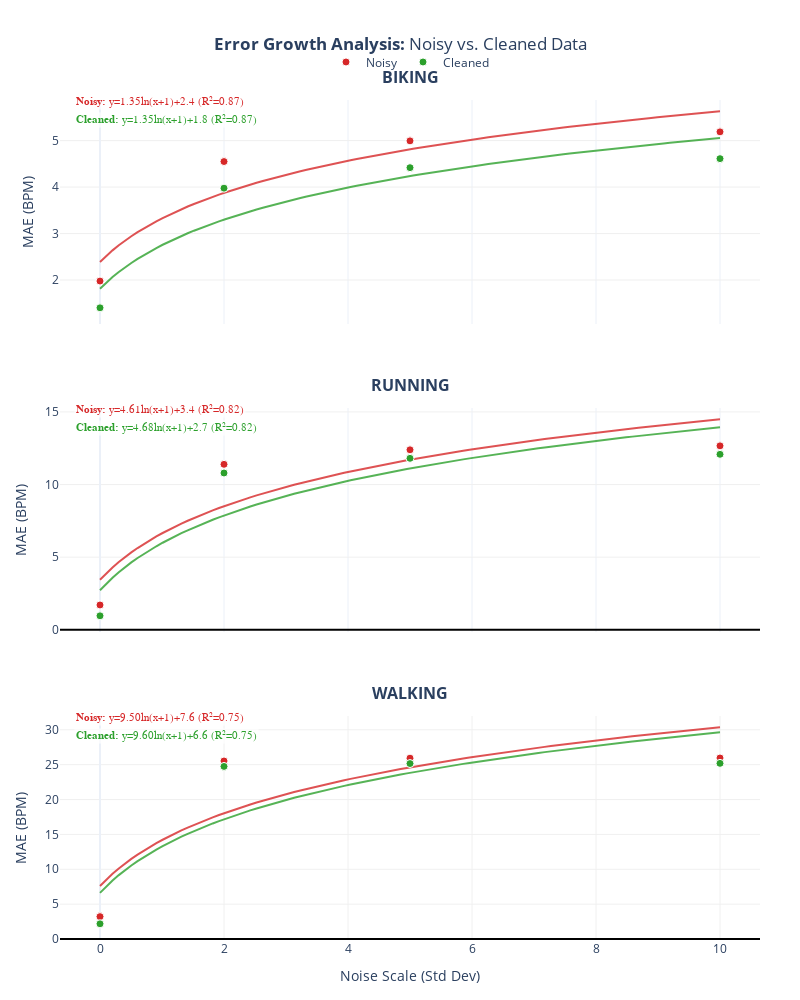

The notebook cell this image was saved under:
### Code cell
# %%
df_res = pd.DataFrame(results_log)
fig_mae = make_subplots(
    rows=3, cols=1,
    subplot_titles=[f"<b>{s.upper()}</b>" for s in SPORTS],
    vertical_spacing=0.1,
    shared_xaxes=True
)

def add_traces_and_formulas(df_variant, name, color, row, show_legend):
    if df_variant.empty:
        return
    
    df_v = df_variant.sort_values("Scale")
    x, y = df_v["Scale"].values, df_v["MAE"].values
    
    fig_mae.add_trace(go.Scatter(
        x=x, y=y, mode='markers', name=name,
        marker=dict(color=color, size=8, line=dict(width=1, color='white')),
        showlegend=show_legend, legendgroup=name
    ), row=row, col=1)
    
    if len(x) >= 2:
        x_log = np.log1p(x).reshape(-1, 1)
        model = LinearRegression().fit(x_log, y)
        a, b = model.coef_[0], model.intercept_
        
        x_range = np.linspace(0, 10, 100)
        y_range = model.predict(np.log1p(x_range).reshape(-1, 1))
        fig_mae.add_trace(go.Scatter(
            x=x_range, y=y_range, mode='lines', name=f"{name} Fit",
            line=dict(color=color, width=2), opacity=0.8,
            showlegend=False, legendgroup=name, hoverinfo="skip"
        ), row=row, col=1)
        
        y_offset = 0.95 if name == "Noisy" else 0.82
        x_ref = "x domain" if row == 1 else f"x{row} domain"
        y_ref = "y domain" if row == 1 else f"y{row} domain"
        
        fig_mae.add_annotation(
            x=0.02, y=y_offset, xref=x_ref, yref=y_ref,
            text=f"<b>{name}:</b> y={a:.2f}ln(x+1)+{b:.1f}",
            showarrow=False, font=dict(size=11, color=color),
            bgcolor="rgba(255,255,255,0.7)"
        )

for i, sport in enumerate(SPORTS):
    row = i + 1
    sport_data = df_res[df_res["Sport"] == sport]
    try:
        baseline_val = sport_data[(sport_data["Scale"] == 0) & (sport_data["Variant"] == "Uncleaned")]["MAE"].values[0]
        fig_mae.add_hline(y=baseline_val, line_dash="dash", line_color="royalblue", row=row, col=1)
    except (IndexError, KeyError):
        pass
    
    add_traces_and_formulas(sport_data[sport_data["Variant"] == "Uncleaned"], "Noisy", "#d62728", row, i == 0)
    add_traces_and_formulas(sport_data[sport_data["Variant"] == "Cleaned"], "Cleaned", "#2ca02c", row, i == 0)

fig_mae.show()

### Figure 1 — Plotly figure (JSON) as saved in the notebook; plotly's stock layout.template omitted (floating-point values rounded to 4 significant figures)
{"data": [{"legendgroup": "Noisy", "marker": {"color": "#d62728", "line": {"color": "white", "width": 1}, "size": 8}, "mode": "markers", "name": "Noisy", "showlegend": true, "type": "scatter", "x": [0, 2, 5, 10], "xaxis": "x", "y": [1.978, 4.549, 4.994, 5.188], "yaxis": "y"}, {"hoverinfo": "skip", "legendgroup": "Noisy", "line": {"color": "#d62728", "width": 2}, "mode": "lines", "name": "Noisy Fit", "opacity": 0.8, "showlegend": false, "type": "scatter", "x": [0.0, 0.101, 0.202, 0.303, 0.404, 0.5051, 0.6061, 0.7071, 0.8081, 0.9091, 1.01, 1.111, 1.212, 1.313, 1.414, 1.515, 1.616, 1.717, 1.818, 1.919, 2.02, 2.121, 2.222, 2.323, 2.424, 2.525, 2.626, 2.727, 2.828, 2.929, 3.03, 3.131, 3.232, 3.333, 3.434, 3.535, 3.636, 3.737, 3.838, 3.939, 4.04, 4.141, 4.242, 4.343, 4.444, 4.545, 4.646, 4.747, 4.848, 4.949, 5.051, 5.152, 5.253, 5.354, 5.455, 5.556, 5.657, 5.758, 5.859, 5.96, 6.061, 6.162, 6.263, 6.364, 6.465, 6.566, 6.667, 6.768, 6.869, 6.97, 7.071, 7.172, 7.273, 7.374, 7.475, 7.576, 7.677, 7.778, 7.879, 7.98, 8.081, 8.182, 8.283, 8.384, 8.485, 8.586, 8.687, 8.788, 8.889, 8.99, 9.091, 9.192, 9.293, 9.394, 9.495, 9.596, 9.697, 9.798, 9.899, 10.0], "xaxis": "x", "y": [2.389, 2.519, 2.638, 2.747, 2.848, 2.942, 3.03, 3.112, 3.19, 3.264, 3.333, 3.4, 3.463, 3.523, 3.581, 3.637, 3.69, 3.741, 3.79, 3.838, 3.884, 3.929, 3.972, 4.013, 4.054, 4.093, 4.131, 4.169, 4.205, 4.24, 4.274, 4.308, 4.34, 4.372, 4.403, 4.434, 4.464, 4.493, 4.521, 4.549, 4.577, 4.604, 4.63, 4.656, 4.681, 4.706, 4.73, 4.754, 4.778, 4.801, 4.824, 4.846, 4.868, 4.89, 4.911, 4.932, 4.953, 4.973, 4.993, 5.013, 5.033, 5.052, 5.071, 5.089, 5.108, 5.126, 5.144, 5.162, 5.179, 5.196, 5.213, 5.23, 5.247, 5.263, 5.279, 5.295, 5.311, 5.327, 5.342, 5.358, 5.373, 5.388, 5.403, 5.417, 5.432, 5.446, 5.46, 5.474, 5.488, 5.502, 5.515, 5.529, 5.542, 5.555, 5.569, 5.582, 5.594, 5.607, 5.62, 5.632], "yaxis": "y"}, {"legendgroup": "Cleaned", "marker": {"color": "#2ca02c", "line": {"color": "white", "width": 1}, "size": 8}, "mode": "markers", "name": "Cleaned", "showlegend": true, "type": "scatter", "x": [0, 2, 5, 10], "xaxis": "x", "y": [1.403, 3.976, 4.417, 4.611], "yaxis": "y"}, {"hoverinfo": "skip", "legendgroup": "Cleaned", "line": {"color": "#2ca02c", "width": 2}, "mode": "lines", "name": "Cleaned Fit", "opacity": 0.8, "showlegend": false, "type": "scatter", "x": [0.0, 0.101, 0.202, 0.303, 0.404, 0.5051, 0.6061, 0.7071, 0.8081, 0.9091, 1.01, 1.111, 1.212, 1.313, 1.414, 1.515, 1.616, 1.717, 1.818, 1.919, 2.02, 2.121, 2.222, 2.323, 2.424, 2.525, 2.626, 2.727, 2.828, 2.929, 3.03, 3.131, 3.232, 3.333, 3.434, 3.535, 3.636, 3.737, 3.838, 3.939, 4.04, 4.141, 4.242, 4.343, 4.444, 4.545, 4.646, 4.747, 4.848, 4.949, 5.051, 5.152, 5.253, 5.354, 5.455, 5.556, 5.657, 5.758, 5.859, 5.96, 6.061, 6.162, 6.263, 6.364, 6.465, 6.566, 6.667, 6.768, 6.869, 6.97, 7.071, 7.172, 7.273, 7.374, 7.475, 7.576, 7.677, 7.778, 7.879, 7.98, 8.081, 8.182, 8.283, 8.384, 8.485, 8.586, 8.687, 8.788, 8.889, 8.99, 9.091, 9.192, 9.293, 9.394, 9.495, 9.596, 9.697, 9.798, 9.899, 10.0], "xaxis": "x", "y": [1.815, 1.945, 2.063, 2.173, 2.273, 2.367, 2.455, 2.538, 2.615, 2.689, 2.759, 2.825, 2.888, 2.948, 3.006, 3.062, 3.115, 3.166, 3.215, 3.263, 3.309, 3.353, 3.396, 3.438, 3.479, 3.518, 3.556, 3.593, 3.629, 3.665, 3.699, 3.732, 3.765, 3.797, 3.828, 3.859, 3.888, 3.917, 3.946, 3.974, 4.001, 4.028, 4.054, 4.08, 4.105, 4.13, 4.155, 4.179, 4.202, 4.225, 4.248, 4.271, 4.293, 4.314, 4.336, 4.357, 4.377, 4.398, 4.418, 4.437, 4.457, 4.476, 4.495, 4.514, 4.532, 4.55, 4.568, 4.586, 4.603, 4.621, 4.638, 4.654, 4.671, 4.687, 4.704, 4.72, 4.735, 4.751, 4.767, 4.782, 4.797, 4.812, 4.827, 4.841, 4.856, 4.87, 4.884, 4.898, 4.912, 4.926, 4.94, 4.953, 4.966, 4.98, 4.993, 5.006, 5.018, 5.031, 5.044, 5.056], "yaxis": "y"}, {"legendgroup": "Noisy", "marker": {"color": "#d62728", "line": {"color": "white", "width": 1}, "size": 8}, "mode": "markers", "name": "Noisy", "showlegend": false, "type": "scatter", "x": [0, 2, 5, 10], "xaxis": "x2", "y": [1.709, 11.39, 12.39, 12.66], "yaxis": "y2"}, {"hoverinfo": "skip", "legendgroup": "Noisy", "line": {"color": "#d62728", "width": 2}, "mode": "lines", "name": "Noisy Fit", "opacity": 0.8, "showlegend": false, "type": "scatter", "x": [0.0, 0.101, 0.202, 0.303, 0.404, 0.5051, 0.6061, 0.7071, 0.8081, 0.9091, 1.01, 1.111, 1.212, 1.313, 1.414, 1.515, 1.616, 1.717, 1.818, 1.919, 2.02, 2.121, 2.222, 2.323, 2.424, 2.525, 2.626, 2.727, 2.828, 2.929, 3.03, 3.131, 3.232, 3.333, 3.434, 3.535, 3.636, 3.737, 3.838, 3.939, 4.04, 4.141, 4.242, 4.343, 4.444, 4.545, 4.646, 4.747, 4.848, 4.949, 5.051, 5.152, 5.253, 5.354, 5.455, 5.556, 5.657, 5.758, 5.859, 5.96, 6.061, 6.162, 6.263, 6.364, 6.465, 6.566, 6.667, 6.768, 6.869, 6.97, 7.071, 7.172, 7.273, 7.374, 7.475, 7.576, 7.677, 7.778, 7.879, 7.98, 8.081, 8.182, 8.283, 8.384, 8.485, 8.586, 8.687, 8.788, 8.889, 8.99, 9.091, 9.192, 9.293, 9.394, 9.495, 9.596, 9.697, 9.798, 9.899, 10.0], "xaxis": "x2", "y": [3.444, 3.888, 4.292, 4.664, 5.009, 5.329, 5.628, 5.909, 6.174, 6.425, 6.662, 6.888, 7.104, 7.31, 7.507, 7.696, 7.877, 8.052, 8.22, 8.382, 8.539, 8.691, 8.838, 8.98, 9.118, 9.252, 9.382, 9.509, 9.632, 9.752, 9.869, 9.983, 10.09, 10.2, 10.31, 10.41, 10.51, 10.61, 10.71, 10.81, 10.9, 10.99, 11.08, 11.17, 11.26, 11.34, 11.42, 11.5, 11.59, 11.66, 11.74, 11.82, 11.89, 11.97, 12.04, 12.11, 12.18, 12.25, 12.32, 12.39, 12.45, 12.52, 12.58, 12.65, 12.71, 12.77, 12.83, 12.89, 12.95, 13.01, 13.07, 13.13, 13.18, 13.24, 13.29, 13.35, 13.4, 13.46, 13.51, 13.56, 13.61, 13.66, 13.71, 13.76, 13.81, 13.86, 13.91, 13.96, 14.01, 14.05, 14.1, 14.15, 14.19, 14.24, 14.28, 14.32, 14.37, 14.41, 14.45, 14.5], "yaxis": "y2"}, {"legendgroup": "Cleaned", "marker": {"color": "#2ca02c", "line": {"color": "white", "width": 1}, "size": 8}, "mode": "markers", "name": "Cleaned", "showlegend": false, "type": "scatter", "x": [0, 2, 5, 10], "xaxis": "x2", "y": [0.9635, 10.79, 11.8, 12.08], "yaxis": "y2"}, {"hoverinfo": "skip", "legendgroup": "Cleaned", "line": {"color": "#2ca02c", "width": 2}, "mode": "lines", "name": "Cleaned Fit", "opacity": 0.8, "showlegend": false, "type": "scatter", "x": [0.0, 0.101, 0.202, 0.303, 0.404, 0.5051, 0.6061, 0.7071, 0.8081, 0.9091, 1.01, 1.111, 1.212, 1.313, 1.414, 1.515, 1.616, 1.717, 1.818, 1.919, 2.02, 2.121, 2.222, 2.323, 2.424, 2.525, 2.626, 2.727, 2.828, 2.929, 3.03, 3.131, 3.232, 3.333, 3.434, 3.535, 3.636, 3.737, 3.838, 3.939, 4.04, 4.141, 4.242, 4.343, 4.444, 4.545, 4.646, 4.747, 4.848, 4.949, 5.051, 5.152, 5.253, 5.354, 5.455, 5.556, 5.657, 5.758, 5.859, 5.96, 6.061, 6.162, 6.263, 6.364, 6.465, 6.566, 6.667, 6.768, 6.869, 6.97, 7.071, 7.172, 7.273, 7.374, 7.475, 7.576, 7.677, 7.778, 7.879, 7.98, 8.081, 8.182, 8.283, 8.384, 8.485, 8.586, 8.687, 8.788, 8.889, 8.99, 9.091, 9.192, 9.293, 9.394, 9.495, 9.596, 9.697, 9.798, 9.899, 10.0], "xaxis": "x2", "y": [2.726, 3.177, 3.587, 3.964, 4.314, 4.639, 4.942, 5.228, 5.497, 5.751, 5.992, 6.221, 6.44, 6.649, 6.849, 7.04, 7.224, 7.402, 7.572, 7.737, 7.896, 8.05, 8.199, 8.343, 8.483, 8.619, 8.751, 8.88, 9.005, 9.127, 9.245, 9.361, 9.474, 9.585, 9.692, 9.798, 9.901, 10.0, 10.1, 10.2, 10.29, 10.38, 10.48, 10.56, 10.65, 10.74, 10.82, 10.91, 10.99, 11.07, 11.15, 11.22, 11.3, 11.37, 11.45, 11.52, 11.59, 11.66, 11.73, 11.8, 11.87, 11.93, 12.0, 12.06, 12.13, 12.19, 12.25, 12.31, 12.37, 12.43, 12.49, 12.55, 12.61, 12.67, 12.72, 12.78, 12.83, 12.89, 12.94, 12.99, 13.04, 13.1, 13.15, 13.2, 13.25, 13.3, 13.35, 13.4, 13.44, 13.49, 13.54, 13.58, 13.63, 13.68, 13.72, 13.77, 13.81, 13.85, 13.9, 13.94], "yaxis": "y2"}, {"legendgroup": "Noisy", "marker": {"color": "#d62728", "line": {"color": "white", "width": 1}, "size": 8}, "mode": "markers", "name": "Noisy", "showlegend": false, "type": "scatter", "x": [0, 2, 5, 10], "xaxis": "x3", "y": [3.209, 25.53, 25.93, 25.96], "yaxis": "y3"}, {"hoverinfo": "skip", "legendgroup": "Noisy", "line": {"color": "#d62728", "width": 2}, "mode": "lines", "name": "Noisy Fit", "opacity": 0.8, "showlegend": false, "type": "scatter", "x": [0.0, 0.101, 0.202, 0.303, 0.404, 0.5051, 0.6061, 0.7071, 0.8081, 0.9091, 1.01, 1.111, 1.212, 1.313, 1.414, 1.515, 1.616, 1.717, 1.818, 1.919, 2.02, 2.121, 2.222, 2.323, 2.424, 2.525, 2.626, 2.727, 2.828, 2.929, 3.03, 3.131, 3.232, 3.333, 3.434, 3.535, 3.636, 3.737, 3.838, 3.939, 4.04, 4.141, 4.242, 4.343, 4.444, 4.545, 4.646, 4.747, 4.848, 4.949, 5.051, 5.152, 5.253, 5.354, 5.455, 5.556, 5.657, 5.758, 5.859, 5.96, 6.061, 6.162, 6.263, 6.364, 6.465, 6.566, 6.667, 6.768, 6.869, 6.97, 7.071, 7.172, 7.273, 7.374, 7.475, 7.576, 7.677, 7.778, 7.879, 7.98, 8.081, 8.182, 8.283, 8.384, 8.485, 8.586, 8.687, 8.788, 8.889, 8.99, 9.091, 9.192, 9.293, 9.394, 9.495, 9.596, 9.697, 9.798, 9.899, 10.0], "xaxis": "x3", "y": [7.601, 8.515, 9.349, 10.11, 10.82, 11.48, 12.1, 12.68, 13.23, 13.74, 14.23, 14.7, 15.14, 15.56, 15.97, 16.36, 16.73, 17.09, 17.44, 17.77, 18.1, 18.41, 18.71, 19.01, 19.29, 19.57, 19.83, 20.09, 20.35, 20.6, 20.84, 21.07, 21.3, 21.53, 21.74, 21.96, 22.17, 22.37, 22.57, 22.77, 22.96, 23.15, 23.33, 23.52, 23.69, 23.87, 24.04, 24.21, 24.37, 24.54, 24.7, 24.85, 25.01, 25.16, 25.31, 25.46, 25.6, 25.74, 25.89, 26.02, 26.16, 26.3, 26.43, 26.56, 26.69, 26.82, 26.94, 27.07, 27.19, 27.31, 27.43, 27.55, 27.67, 27.78, 27.89, 28.01, 28.12, 28.23, 28.34, 28.44, 28.55, 28.66, 28.76, 28.86, 28.96, 29.06, 29.16, 29.26, 29.36, 29.46, 29.55, 29.65, 29.74, 29.83, 29.93, 30.02, 30.11, 30.2, 30.28, 30.37], "yaxis": "y3"}, {"legendgroup": "Cleaned", "marker": {"color": "#2ca02c", "line": {"color": "white", "width": 1}, "size": 8}, "mode": "markers", "name": "Cleaned", "showlegend": false, "type": "scatter", "x": [0, 2, 5, 10], "xaxis": "x3", "y": [2.179, 24.75, 25.16, 25.19], "yaxis": "y3"}, {"hoverinfo": "skip", "legendgroup": "Cleaned", "line": {"color": "#2ca02c", "width": 2}, "mode": "lines", "name": "Cleaned Fit", "opacity": 0.8, "showlegend": false, "type": "scatter", "x": [0.0, 0.101, 0.202, 0.303, 0.404, 0.5051, 0.6061, 0.7071, 0.8081, 0.9091, 1.01, 1.111, 1.212, 1.313, 1.414, 1.515, 1.616, 1.717, 1.818, 1.919, 2.02, 2.121, 2.222, 2.323, 2.424, 2.525, 2.626, 2.727, 2.828, 2.929, 3.03, 3.131, 3.232, 3.333, 3.434, 3.535, 3.636, 3.737, 3.838, 3.939, 4.04, 4.141, 4.242, 4.343, 4.444, 4.545, 4.646, 4.747, 4.848, 4.949, 5.051, 5.152, 5.253, 5.354, 5.455, 5.556, 5.657, 5.758, 5.859, 5.96, 6.061, 6.162, 6.263, 6.364, 6.465, 6.566, 6.667, 6.768, 6.869, 6.97, 7.071, 7.172, 7.273, 7.374, 7.475, 7.576, 7.677, 7.778, 7.879, 7.98, 8.081, 8.182, 8.283, 8.384, 8.485, 8.586, 8.687, 8.788, 8.889, 8.99, 9.091, 9.192, 9.293, 9.394, 9.495, 9.596, 9.697, 9.798, 9.899, 10.0], "xaxis": "x3", "y": [6.619, 7.544, 8.387, 9.162, 9.879, 10.55, 11.17, 11.76, 12.31, 12.83, 13.33, 13.8, 14.25, 14.67, 15.08, 15.48, 15.86, 16.22, 16.57, 16.91, 17.24, 17.55, 17.86, 18.15, 18.44, 18.72, 18.99, 19.26, 19.51, 19.76, 20.01, 20.24, 20.48, 20.7, 20.92, 21.14, 21.35, 21.56, 21.76, 21.96, 22.15, 22.35, 22.53, 22.72, 22.9, 23.07, 23.25, 23.42, 23.58, 23.75, 23.91, 24.07, 24.22, 24.38, 24.53, 24.68, 24.83, 24.97, 25.11, 25.25, 25.39, 25.53, 25.66, 25.8, 25.93, 26.06, 26.18, 26.31, 26.43, 26.56, 26.68, 26.8, 26.91, 27.03, 27.15, 27.26, 27.37, 27.48, 27.59, 27.7, 27.81, 27.92, 28.02, 28.12, 28.23, 28.33, 28.43, 28.53, 28.63, 28.73, 28.82, 28.92, 29.01, 29.11, 29.2, 29.29, 29.38, 29.47, 29.56, 29.65], "yaxis": "y3"}], "layout": {"annotations": [{"font": {"size": 16}, "showarrow": false, "text": "<b>BIKING</b>", "x": 0.5, "xanchor": "center", "xref": "paper", "y": 1, "yanchor": "bottom", "yref": "paper", "yshift": 10}, {"font": {"size": 16}, "showarrow": false, "text": "<b>RUNNING</b>", "x": 0.5, "xanchor": "center", "xref": "paper", "y": 0.6333, "yanchor": "bottom", "yref": "paper", "yshift": 10}, {"font": {"size": 16}, "showarrow": false, "text": "<b>WALKING</b>", "x": 0.5, "xanchor": "center", "xref": "paper", "y": 0.2667, "yanchor": "bottom", "yref": "paper", "yshift": 10}, {"align": "left", "bgcolor": "rgba(255,255,255,0.7)", "font": {"color": "#d62728", "family": "Arial", "size": 11}, "showarrow": false, "text": "<b>Noisy:</b> y=1.35ln(x+1)+2.4 (R²=0.87)", "x": 0.02, "xref": "x domain", "y": 0.98, "yref": "y domain", "yshift": 10}, {"align": "left", "bgcolor": "rgba(255,255,255,0.7)", "font": {"color": "#2ca02c", "family": "Arial", "size": 11}, "showarrow": false, "text": "<b>Cleaned:</b> y=1.35ln(x+1)+1.8 (R²=0.87)", "x": 0.02, "xref": "x domain", "y": 0.9, "yref": "y domain", "yshift": 10}, {"align": "left", "bgcolor": "rgba(255,255,255,0.7)", "font": {"color": "#d62728", "family": "Arial", "size": 11}, "showarrow": false, "text": "<b>Noisy:</b> y=4.61ln(x+1)+3.4 (R²=0.82)", "x": 0.02, "xref": "x2 domain", "y": 0.98, "yref": "y2 domain", "yshift": 10}, {"align": "left", "bgcolor": "rgba(255,255,255,0.7)", "font": {"color": "#2ca02c", "family": "Arial", "size": 11}, "showarrow": false, "text": "<b>Cleaned:</b> y=4.68ln(x+1)+2.7 (R²=0.82)", "x": 0.02, "xref": "x2 domain", "y": 0.9, "yref": "y2 domain", "yshift": 10}, {"align": "left", "bgcolor": "rgba(255,255,255,0.7)", "font": {"color": "#d62728", "family": "Arial", "size": 11}, "showarrow": false, "text": "<b>Noisy:</b> y=9.50ln(x+1)+7.6 (R²=0.75)", "x": 0.02, "xref": "x3 domain", "y": 0.98, "yref": "y3 domain", "yshift": 10}, {"align": "left", "bgcolor": "rgba(255,255,255,0.7)", "font": {"color": "#2ca02c", "family": "Arial", "size": 11}, "showarrow": false, "text": "<b>Cleaned:</b> y=9.60ln(x+1)+6.6 (R²=0.75)", "x": 0.02, "xref": "x3 domain", "y": 0.9, "yref": "y3 domain", "yshift": 10}], "height": 1000, "legend": {"orientation": "h", "x": 0.5, "xanchor": "center", "y": 1.028, "yanchor": "bottom"}, "margin": {"b": 60, "l": 60, "r": 40, "t": 100}, "title": {"text": "<b>Error Growth Analysis:</b> Noisy vs. Cleaned Data", "x": 0.5}, "width": 800, "xaxis": {"anchor": "y", "domain": [0, 1], "matches": "x3", "showticklabels": false}, "xaxis2": {"anchor": "y2", "domain": [0, 1], "matches": "x3", "showticklabels": false}, "xaxis3": {"anchor": "y3", "domain": [0, 1], "gridcolor": "#f0f0f0", "title": {"text": "Noise Scale (Std Dev)"}}, "yaxis": {"anchor": "x", "domain": [0.7333, 1], "gridcolor": "#f0f0f0", "title": {"text": "MAE (BPM)"}, "zeroline": true, "zerolinecolor": "black"}, "yaxis2": {"anchor": "x2", "domain": [0.3667, 0.6333], "gridcolor": "#f0f0f0", "title": {"text": "MAE (BPM)"}, "zeroline": true, "zerolinecolor": "black"}, "yaxis3": {"anchor": "x3", "domain": [0, 0.2667], "gridcolor": "#f0f0f0", "title": {"text": "MAE (BPM)"}, "zeroline": true, "zerolinecolor": "black"}}}
